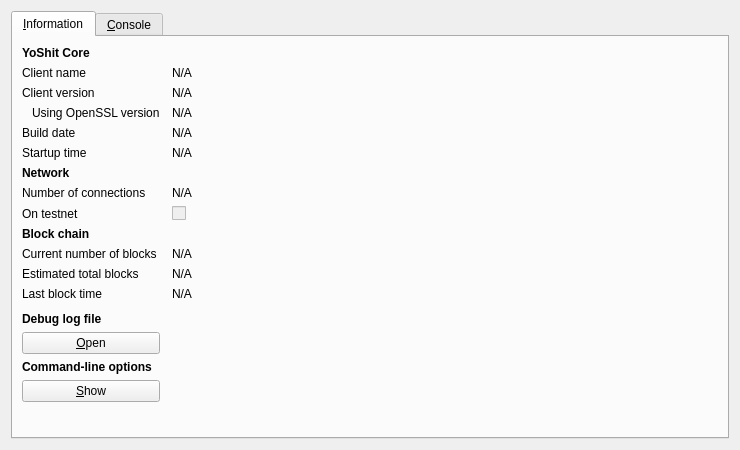
<?xml version="1.0" encoding="UTF-8"?>
<ui version="4.0">
 <class>RPCConsole</class>
 <widget class="QDialog" name="RPCConsole">
  <property name="geometry">
   <rect>
    <x>0</x>
    <y>0</y>
    <width>740</width>
    <height>450</height>
   </rect>
  </property>
  <property name="windowTitle">
   <string>YoShit - Debug window</string>
  </property>
  <layout class="QVBoxLayout" name="verticalLayout_2">
   <item>
    <widget class="QTabWidget" name="tabWidget">
     <property name="currentIndex">
      <number>0</number>
     </property>
     <widget class="QWidget" name="tab_info">
      <attribute name="title">
       <string>&amp;Information</string>
      </attribute>
      <layout class="QGridLayout" name="gridLayout" columnstretch="0,1">
       <property name="horizontalSpacing">
        <number>12</number>
       </property>
       <item row="0" column="0">
        <widget class="QLabel" name="label_9">
         <property name="font">
          <font>
           <weight>75</weight>
           <bold>true</bold>
          </font>
         </property>
         <property name="text">
          <string>YoShit Core</string>
         </property>
        </widget>
       </item>
       <item row="1" column="0">
        <widget class="QLabel" name="label_5">
         <property name="text">
          <string>Client name</string>
         </property>
        </widget>
       </item>
       <item row="1" column="1">
        <widget class="QLabel" name="clientName">
         <property name="cursor">
          <cursorShape>IBeamCursor</cursorShape>
         </property>
         <property name="text">
          <string>N/A</string>
         </property>
         <property name="textFormat">
          <enum>Qt::PlainText</enum>
         </property>
         <property name="textInteractionFlags">
          <set>Qt::LinksAccessibleByMouse|Qt::TextSelectableByKeyboard|Qt::TextSelectableByMouse</set>
         </property>
        </widget>
       </item>
       <item row="2" column="0">
        <widget class="QLabel" name="label_6">
         <property name="text">
          <string>Client version</string>
         </property>
        </widget>
       </item>
       <item row="2" column="1">
        <widget class="QLabel" name="clientVersion">
         <property name="cursor">
          <cursorShape>IBeamCursor</cursorShape>
         </property>
         <property name="text">
          <string>N/A</string>
         </property>
         <property name="textFormat">
          <enum>Qt::PlainText</enum>
         </property>
         <property name="textInteractionFlags">
          <set>Qt::LinksAccessibleByMouse|Qt::TextSelectableByKeyboard|Qt::TextSelectableByMouse</set>
         </property>
        </widget>
       </item>
       <item row="3" column="0">
        <widget class="QLabel" name="label_14">
         <property name="text">
          <string>Using OpenSSL version</string>
         </property>
         <property name="indent">
          <number>10</number>
         </property>
        </widget>
       </item>
       <item row="3" column="1">
        <widget class="QLabel" name="openSSLVersion">
         <property name="cursor">
          <cursorShape>IBeamCursor</cursorShape>
         </property>
         <property name="text">
          <string>N/A</string>
         </property>
         <property name="textFormat">
          <enum>Qt::PlainText</enum>
         </property>
         <property name="textInteractionFlags">
          <set>Qt::LinksAccessibleByMouse|Qt::TextSelectableByKeyboard|Qt::TextSelectableByMouse</set>
         </property>
        </widget>
       </item>
       <item row="4" column="0">
        <widget class="QLabel" name="label_12">
         <property name="text">
          <string>Build date</string>
         </property>
        </widget>
       </item>
       <item row="4" column="1">
        <widget class="QLabel" name="buildDate">
         <property name="cursor">
          <cursorShape>IBeamCursor</cursorShape>
         </property>
         <property name="text">
          <string>N/A</string>
         </property>
         <property name="textFormat">
          <enum>Qt::PlainText</enum>
         </property>
         <property name="textInteractionFlags">
          <set>Qt::LinksAccessibleByMouse|Qt::TextSelectableByKeyboard|Qt::TextSelectableByMouse</set>
         </property>
        </widget>
       </item>
       <item row="5" column="0">
        <widget class="QLabel" name="label_13">
         <property name="text">
          <string>Startup time</string>
         </property>
        </widget>
       </item>
       <item row="5" column="1">
        <widget class="QLabel" name="startupTime">
         <property name="cursor">
          <cursorShape>IBeamCursor</cursorShape>
         </property>
         <property name="text">
          <string>N/A</string>
         </property>
         <property name="textFormat">
          <enum>Qt::PlainText</enum>
         </property>
         <property name="textInteractionFlags">
          <set>Qt::LinksAccessibleByMouse|Qt::TextSelectableByKeyboard|Qt::TextSelectableByMouse</set>
         </property>
        </widget>
       </item>
       <item row="6" column="0">
        <widget class="QLabel" name="label_11">
         <property name="font">
          <font>
           <weight>75</weight>
           <bold>true</bold>
          </font>
         </property>
         <property name="text">
          <string>Network</string>
         </property>
        </widget>
       </item>
       <item row="7" column="0">
        <widget class="QLabel" name="label_7">
         <property name="text">
          <string>Number of connections</string>
         </property>
        </widget>
       </item>
       <item row="7" column="1">
        <widget class="QLabel" name="numberOfConnections">
         <property name="cursor">
          <cursorShape>IBeamCursor</cursorShape>
         </property>
         <property name="text">
          <string>N/A</string>
         </property>
         <property name="textFormat">
          <enum>Qt::PlainText</enum>
         </property>
         <property name="textInteractionFlags">
          <set>Qt::LinksAccessibleByMouse|Qt::TextSelectableByKeyboard|Qt::TextSelectableByMouse</set>
         </property>
        </widget>
       </item>
       <item row="8" column="0">
        <widget class="QLabel" name="label_8">
         <property name="text">
          <string>On testnet</string>
         </property>
        </widget>
       </item>
       <item row="8" column="1">
        <widget class="QCheckBox" name="isTestNet">
         <property name="enabled">
          <bool>false</bool>
         </property>
         <property name="text">
          <string/>
         </property>
        </widget>
       </item>
       <item row="9" column="0">
        <widget class="QLabel" name="label_10">
         <property name="font">
          <font>
           <weight>75</weight>
           <bold>true</bold>
          </font>
         </property>
         <property name="text">
          <string>Block chain</string>
         </property>
        </widget>
       </item>
       <item row="10" column="0">
        <widget class="QLabel" name="label_3">
         <property name="text">
          <string>Current number of blocks</string>
         </property>
        </widget>
       </item>
       <item row="10" column="1">
        <widget class="QLabel" name="numberOfBlocks">
         <property name="cursor">
          <cursorShape>IBeamCursor</cursorShape>
         </property>
         <property name="text">
          <string>N/A</string>
         </property>
         <property name="textFormat">
          <enum>Qt::PlainText</enum>
         </property>
         <property name="textInteractionFlags">
          <set>Qt::LinksAccessibleByMouse|Qt::TextSelectableByKeyboard|Qt::TextSelectableByMouse</set>
         </property>
        </widget>
       </item>
       <item row="11" column="0">
        <widget class="QLabel" name="label_4">
         <property name="text">
          <string>Estimated total blocks</string>
         </property>
        </widget>
       </item>
       <item row="11" column="1">
        <widget class="QLabel" name="totalBlocks">
         <property name="cursor">
          <cursorShape>IBeamCursor</cursorShape>
         </property>
         <property name="text">
          <string>N/A</string>
         </property>
         <property name="textFormat">
          <enum>Qt::PlainText</enum>
         </property>
         <property name="textInteractionFlags">
          <set>Qt::LinksAccessibleByMouse|Qt::TextSelectableByKeyboard|Qt::TextSelectableByMouse</set>
         </property>
        </widget>
       </item>
       <item row="12" column="0">
        <widget class="QLabel" name="label_2">
         <property name="text">
          <string>Last block time</string>
         </property>
        </widget>
       </item>
       <item row="12" column="1">
        <widget class="QLabel" name="lastBlockTime">
         <property name="cursor">
          <cursorShape>IBeamCursor</cursorShape>
         </property>
         <property name="text">
          <string>N/A</string>
         </property>
         <property name="textFormat">
          <enum>Qt::PlainText</enum>
         </property>
         <property name="textInteractionFlags">
          <set>Qt::LinksAccessibleByMouse|Qt::TextSelectableByKeyboard|Qt::TextSelectableByMouse</set>
         </property>
        </widget>
       </item>
       <item row="13" column="0">
        <spacer name="verticalSpacer_2">
         <property name="orientation">
          <enum>Qt::Vertical</enum>
         </property>
         <property name="sizeHint" stdset="0">
          <size>
           <width>20</width>
           <height>20</height>
          </size>
         </property>
        </spacer>
       </item>
       <item row="14" column="0">
        <widget class="QLabel" name="labelDebugLogfile">
         <property name="font">
          <font>
           <weight>75</weight>
           <bold>true</bold>
          </font>
         </property>
         <property name="text">
          <string>Debug log file</string>
         </property>
        </widget>
       </item>
       <item row="15" column="0">
        <widget class="QPushButton" name="openDebugLogfileButton">
         <property name="toolTip">
          <string>Open the YoShit debug log file from the current data directory. This can take a few seconds for large log files.</string>
         </property>
         <property name="text">
          <string>&amp;Open</string>
         </property>
         <property name="autoDefault">
          <bool>false</bool>
         </property>
        </widget>
       </item>
       <item row="16" column="0">
        <widget class="QLabel" name="labelCLOptions">
         <property name="font">
          <font>
           <weight>75</weight>
           <bold>true</bold>
          </font>
         </property>
         <property name="text">
          <string>Command-line options</string>
         </property>
        </widget>
       </item>
       <item row="17" column="0">
        <widget class="QPushButton" name="showCLOptionsButton">
         <property name="toolTip">
          <string>Show the YoShit-Qt help message to get a list with possible YoShit command-line options.</string>
         </property>
         <property name="text">
          <string>&amp;Show</string>
         </property>
         <property name="autoDefault">
          <bool>false</bool>
         </property>
        </widget>
       </item>
       <item row="18" column="0">
        <spacer name="verticalSpacer">
         <property name="orientation">
          <enum>Qt::Vertical</enum>
         </property>
         <property name="sizeHint" stdset="0">
          <size>
           <width>20</width>
           <height>40</height>
          </size>
         </property>
        </spacer>
       </item>
      </layout>
     </widget>
     <widget class="QWidget" name="tab_console">
      <attribute name="title">
       <string>&amp;Console</string>
      </attribute>
      <layout class="QVBoxLayout" name="verticalLayout_3">
       <property name="spacing">
        <number>3</number>
       </property>
       <item>
        <widget class="QTextEdit" name="messagesWidget">
         <property name="minimumSize">
          <size>
           <width>0</width>
           <height>100</height>
          </size>
         </property>
         <property name="readOnly">
          <bool>true</bool>
         </property>
         <property name="tabKeyNavigation" stdset="0">
          <bool>false</bool>
         </property>
         <property name="columnCount" stdset="0">
          <number>2</number>
         </property>
        </widget>
       </item>
       <item>
        <layout class="QHBoxLayout" name="horizontalLayout">
         <property name="spacing">
          <number>3</number>
         </property>
         <item>
          <widget class="QLabel" name="label">
           <property name="text">
            <string notr="true">&gt;</string>
           </property>
          </widget>
         </item>
         <item>
          <widget class="QLineEdit" name="lineEdit"/>
         </item>
         <item>
          <widget class="QPushButton" name="clearButton">
           <property name="maximumSize">
            <size>
             <width>24</width>
             <height>24</height>
            </size>
           </property>
           <property name="toolTip">
            <string>Clear console</string>
           </property>
           <property name="text">
            <string/>
           </property>
           <property name="icon">
            <iconset resource="../bitcoin.qrc">
             <normaloff>:/icons/remove</normaloff>:/icons/remove</iconset>
           </property>
           <property name="shortcut">
            <string notr="true">Ctrl+L</string>
           </property>
           <property name="autoDefault">
            <bool>false</bool>
           </property>
          </widget>
         </item>
        </layout>
       </item>
      </layout>
     </widget>
    </widget>
   </item>
  </layout>
 </widget>
 <resources>
  <include location="../bitcoin.qrc"/>
 </resources>
 <connections/>
</ui>
